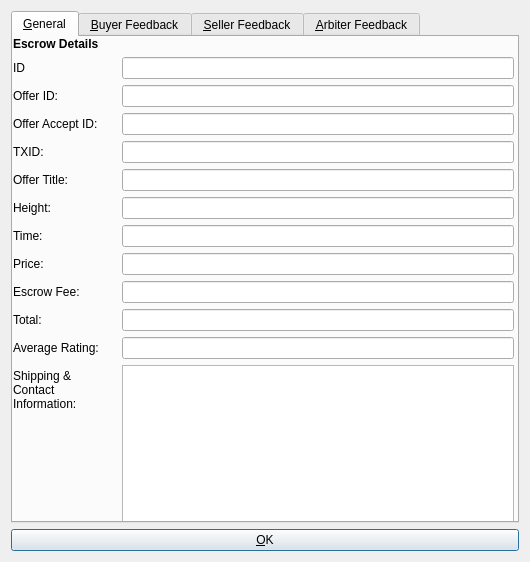
<?xml version="1.0" encoding="UTF-8"?>
<ui version="4.0">
 <class>EscrowInfoDialog</class>
 <widget class="QDialog" name="EscrowInfoDialog">
  <property name="geometry">
   <rect>
    <x>0</x>
    <y>0</y>
    <width>530</width>
    <height>562</height>
   </rect>
  </property>
  <property name="windowTitle">
   <string>Escrow Info</string>
  </property>
  <property name="autoFillBackground">
   <bool>true</bool>
  </property>
  <layout class="QVBoxLayout" name="verticalLayout">
   <item>
    <widget class="QTabWidget" name="escrowinfo">
     <property name="currentIndex">
      <number>0</number>
     </property>
     <widget class="QWidget" name="general">
      <attribute name="title">
       <string>&amp;General</string>
      </attribute>
      <widget class="QWidget" name="layoutWidget">
       <property name="geometry">
        <rect>
         <x>0</x>
         <y>0</y>
         <width>501</width>
         <height>485</height>
        </rect>
       </property>
       <layout class="QFormLayout" name="formLayout">
        <property name="fieldGrowthPolicy">
         <enum>QFormLayout::AllNonFixedFieldsGrow</enum>
        </property>
        <item row="0" column="0">
         <widget class="QLabel" name="label_3">
          <property name="font">
           <font>
            <weight>75</weight>
            <bold>true</bold>
           </font>
          </property>
          <property name="text">
           <string>Escrow Details</string>
          </property>
         </widget>
        </item>
        <item row="1" column="0">
         <widget class="QLabel" name="label_2">
          <property name="text">
           <string>ID</string>
          </property>
         </widget>
        </item>
        <item row="1" column="1">
         <widget class="QLineEdit" name="guidEdit"/>
        </item>
        <item row="2" column="0">
         <widget class="QLabel" name="linkGUIDLabel">
          <property name="text">
           <string>Offer ID:</string>
          </property>
         </widget>
        </item>
        <item row="2" column="1">
         <widget class="QLineEdit" name="offerEdit"/>
        </item>
        <item row="3" column="0">
         <widget class="QLabel" name="certLabel">
          <property name="text">
           <string>Offer Accept ID:</string>
          </property>
         </widget>
        </item>
        <item row="3" column="1">
         <widget class="QLineEdit" name="acceptEdit"/>
        </item>
        <item row="4" column="0">
         <widget class="QLabel" name="label_4">
          <property name="text">
           <string>TXID:</string>
          </property>
         </widget>
        </item>
        <item row="4" column="1">
         <widget class="QLineEdit" name="txidEdit">
          <property name="enabled">
           <bool>true</bool>
          </property>
         </widget>
        </item>
        <item row="5" column="0">
         <widget class="QLabel" name="label_14">
          <property name="text">
           <string>Offer Title:</string>
          </property>
         </widget>
        </item>
        <item row="5" column="1">
         <widget class="QLineEdit" name="titleEdit"/>
        </item>
        <item row="6" column="0">
         <widget class="QLabel" name="label_6">
          <property name="text">
           <string>Height:</string>
          </property>
         </widget>
        </item>
        <item row="6" column="1">
         <widget class="QLineEdit" name="heightEdit">
          <property name="enabled">
           <bool>true</bool>
          </property>
         </widget>
        </item>
        <item row="7" column="0">
         <widget class="QLabel" name="label_5">
          <property name="text">
           <string>Time:</string>
          </property>
         </widget>
        </item>
        <item row="7" column="1">
         <widget class="QLineEdit" name="timeEdit">
          <property name="enabled">
           <bool>true</bool>
          </property>
         </widget>
        </item>
        <item row="8" column="0">
         <widget class="QLabel" name="label_7">
          <property name="text">
           <string>Price:</string>
          </property>
         </widget>
        </item>
        <item row="8" column="1">
         <widget class="QLineEdit" name="priceEdit">
          <property name="enabled">
           <bool>true</bool>
          </property>
         </widget>
        </item>
        <item row="9" column="0">
         <widget class="QLabel" name="commissionLabel">
          <property name="text">
           <string>Escrow Fee:</string>
          </property>
         </widget>
        </item>
        <item row="9" column="1">
         <widget class="QLineEdit" name="feeEdit"/>
        </item>
        <item row="10" column="0">
         <widget class="QLabel" name="label_9">
          <property name="text">
           <string>Total:</string>
          </property>
         </widget>
        </item>
        <item row="10" column="1">
         <widget class="QLineEdit" name="totalEdit">
          <property name="enabled">
           <bool>true</bool>
          </property>
         </widget>
        </item>
        <item row="13" column="0">
         <widget class="QLabel" name="label_11">
          <property name="text">
           <string>Shipping &amp; Contact Information:</string>
          </property>
          <property name="wordWrap">
           <bool>true</bool>
          </property>
         </widget>
        </item>
        <item row="13" column="1">
         <widget class="QTextEdit" name="paymessageEdit">
          <property name="enabled">
           <bool>true</bool>
          </property>
         </widget>
        </item>
        <item row="11" column="0">
         <widget class="QLabel" name="ratingLabel">
          <property name="text">
           <string>Average Rating:</string>
          </property>
         </widget>
        </item>
        <item row="11" column="1">
         <widget class="QLineEdit" name="ratingEdit"/>
        </item>
       </layout>
      </widget>
     </widget>
     <widget class="QWidget" name="buyerFeedback">
      <attribute name="title">
       <string>&amp;Buyer Feedback</string>
      </attribute>
      <widget class="QScrollArea" name="scrollArea">
       <property name="geometry">
        <rect>
         <x>1</x>
         <y>1</y>
         <width>22</width>
         <height>22</height>
        </rect>
       </property>
       <property name="verticalScrollBarPolicy">
        <enum>Qt::ScrollBarAsNeeded</enum>
       </property>
       <property name="horizontalScrollBarPolicy">
        <enum>Qt::ScrollBarAlwaysOff</enum>
       </property>
       <property name="sizeAdjustPolicy">
        <enum>QAbstractScrollArea::AdjustIgnored</enum>
       </property>
       <property name="widgetResizable">
        <bool>true</bool>
       </property>
       <widget class="QWidget" name="scrollAreaWidgetContents">
        <property name="geometry">
         <rect>
          <x>0</x>
          <y>0</y>
          <width>20</width>
          <height>20</height>
         </rect>
        </property>
        <layout class="QVBoxLayout" name="verticalLayout_3">
         <item>
          <layout class="QVBoxLayout" name="buyerFeedbackLayout">
           <property name="sizeConstraint">
            <enum>QLayout::SetMinAndMaxSize</enum>
           </property>
          </layout>
         </item>
        </layout>
       </widget>
      </widget>
     </widget>
     <widget class="QWidget" name="sellerFeedback">
      <attribute name="title">
       <string>&amp;Seller Feedback</string>
      </attribute>
      <widget class="QScrollArea" name="scrollArea_2">
       <property name="geometry">
        <rect>
         <x>0</x>
         <y>0</y>
         <width>22</width>
         <height>22</height>
        </rect>
       </property>
       <property name="verticalScrollBarPolicy">
        <enum>Qt::ScrollBarAsNeeded</enum>
       </property>
       <property name="horizontalScrollBarPolicy">
        <enum>Qt::ScrollBarAlwaysOff</enum>
       </property>
       <property name="sizeAdjustPolicy">
        <enum>QAbstractScrollArea::AdjustIgnored</enum>
       </property>
       <property name="widgetResizable">
        <bool>true</bool>
       </property>
       <widget class="QWidget" name="scrollAreaWidgetContents_3">
        <property name="geometry">
         <rect>
          <x>0</x>
          <y>0</y>
          <width>20</width>
          <height>20</height>
         </rect>
        </property>
        <layout class="QVBoxLayout" name="verticalLayout_4">
         <item>
          <layout class="QVBoxLayout" name="sellerFeedbackLayout">
           <property name="sizeConstraint">
            <enum>QLayout::SetMinAndMaxSize</enum>
           </property>
          </layout>
         </item>
        </layout>
       </widget>
      </widget>
     </widget>
     <widget class="QWidget" name="arbiterFeedback">
      <attribute name="title">
       <string>&amp;Arbiter Feedback</string>
      </attribute>
      <widget class="QScrollArea" name="scrollArea_3">
       <property name="geometry">
        <rect>
         <x>0</x>
         <y>0</y>
         <width>22</width>
         <height>22</height>
        </rect>
       </property>
       <property name="verticalScrollBarPolicy">
        <enum>Qt::ScrollBarAsNeeded</enum>
       </property>
       <property name="horizontalScrollBarPolicy">
        <enum>Qt::ScrollBarAlwaysOff</enum>
       </property>
       <property name="sizeAdjustPolicy">
        <enum>QAbstractScrollArea::AdjustIgnored</enum>
       </property>
       <property name="widgetResizable">
        <bool>true</bool>
       </property>
       <widget class="QWidget" name="scrollAreaWidgetContents_8">
        <property name="geometry">
         <rect>
          <x>0</x>
          <y>0</y>
          <width>20</width>
          <height>20</height>
         </rect>
        </property>
        <layout class="QVBoxLayout" name="verticalLayout_5">
         <item>
          <layout class="QVBoxLayout" name="arbiterFeedbackLayout">
           <property name="sizeConstraint">
            <enum>QLayout::SetMinAndMaxSize</enum>
           </property>
          </layout>
         </item>
        </layout>
       </widget>
      </widget>
     </widget>
    </widget>
   </item>
   <item>
    <widget class="QPushButton" name="okButton">
     <property name="text">
      <string>&amp;OK</string>
     </property>
    </widget>
   </item>
  </layout>
 </widget>
 <resources>
  <include location="../syscoin.qrc"/>
 </resources>
 <connections/>
</ui>
